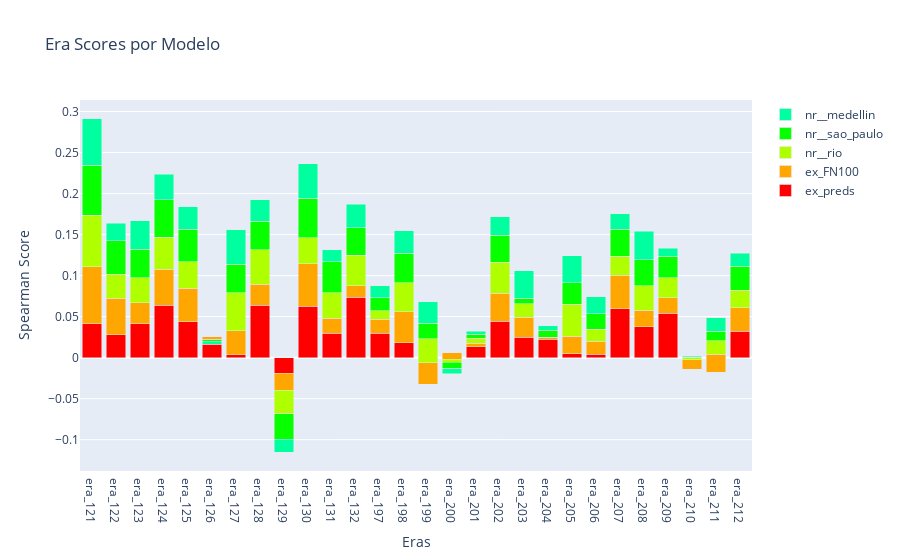

Notebook code for this chart:
### Code cell
visualize.plot_era_scores(df_era_scores_nr, models_nr)

### Figure 1 — Plotly figure (JSON) as saved in the notebook; plotly's stock layout.template omitted (floating-point values rounded to 4 significant figures)
{"data": [{"marker": {"color": "#ff0000"}, "name": "ex_preds", "type": "bar", "x": ["era_121", "era_122", "era_123", "era_124", "era_125", "era_126", "era_127", "era_128", "era_129", "era_130", "era_131", "era_132", "era_197", "era_198", "era_199", "era_200", "era_201", "era_202", "era_203", "era_204", "era_205", "era_206", "era_207", "era_208", "era_209", "era_210", "era_211", "era_212"], "y": [0.04122, 0.02795, 0.04119, 0.06374, 0.04369, 0.02531, 0.003283, 0.06384, -0.01921, 0.06259, 0.03004, 0.07336, 0.02969, 0.01808, -0.0326, 0.006095, 0.01311, 0.04451, 0.02495, 0.02231, 0.004548, 0.004437, 0.05977, 0.03781, 0.05433, -0.01395, -0.01785, 0.03191]}, {"marker": {"color": "#ffa700"}, "name": "ex_FN100", "type": "bar", "x": ["era_121", "era_122", "era_123", "era_124", "era_125", "era_126", "era_127", "era_128", "era_129", "era_130", "era_131", "era_132", "era_197", "era_198", "era_199", "era_200", "era_201", "era_202", "era_203", "era_204", "era_205", "era_206", "era_207", "era_208", "era_209", "era_210", "era_211", "era_212"], "y": [0.0694, 0.04444, 0.02576, 0.04398, 0.04085, -0.004362, 0.02924, 0.0254, -0.02066, 0.05166, 0.01804, 0.01417, 0.01703, 0.03807, 0.02629, -0.008028, 0.004412, 0.03413, 0.02413, 0.0044, 0.0217, 0.01536, 0.04059, 0.02006, 0.01844, 0.01122, 0.02189, 0.02897]}, {"marker": {"color": "#afff00"}, "name": "nr__rio", "type": "bar", "x": ["era_121", "era_122", "era_123", "era_124", "era_125", "era_126", "era_127", "era_128", "era_129", "era_130", "era_131", "era_132", "era_197", "era_198", "era_199", "era_200", "era_201", "era_202", "era_203", "era_204", "era_205", "era_206", "era_207", "era_208", "era_209", "era_210", "era_211", "era_212"], "y": [0.06311, 0.0292, 0.03055, 0.03889, 0.03208, 0.0005967, 0.04689, 0.0421, -0.02827, 0.032, 0.03096, 0.03749, 0.0104, 0.03519, 0.02923, -0.003714, 0.006261, 0.03786, 0.01685, -0.002073, 0.03878, 0.01477, 0.02336, 0.02954, 0.0246, 0.003568, 0.0166, 0.02139]}, {"marker": {"color": "#08ff00"}, "name": "nr__sao_paulo", "type": "bar", "x": ["era_121", "era_122", "era_123", "era_124", "era_125", "era_126", "era_127", "era_128", "era_129", "era_130", "era_131", "era_132", "era_197", "era_198", "era_199", "era_200", "era_201", "era_202", "era_203", "era_204", "era_205", "era_206", "era_207", "era_208", "era_209", "era_210", "era_211", "era_212"], "y": [0.06073, 0.04071, 0.03477, 0.04603, 0.03998, -0.004961, 0.0346, 0.035, -0.03146, 0.04793, 0.03766, 0.03306, 0.01615, 0.03589, 0.01909, -0.007733, 0.004591, 0.03255, 0.006337, 0.008884, 0.02623, 0.01866, 0.0325, 0.03204, 0.02598, -0.0002585, 0.01142, 0.02942]}, {"marker": {"color": "#00ff9f"}, "name": "nr__medellin", "type": "bar", "x": ["era_121", "era_122", "era_123", "era_124", "era_125", "era_126", "era_127", "era_128", "era_129", "era_130", "era_131", "era_132", "era_197", "era_198", "era_199", "era_200", "era_201", "era_202", "era_203", "era_204", "era_205", "era_206", "era_207", "era_208", "era_209", "era_210", "era_211", "era_212"], "y": [0.05698, 0.02169, 0.03486, 0.03066, 0.02762, 0.003343, 0.04205, 0.02642, -0.01597, 0.04234, 0.01456, 0.02899, 0.01412, 0.02722, 0.02632, -0.006211, 0.00381, 0.02284, 0.03377, 0.005401, 0.03306, 0.02085, 0.01931, 0.03451, 0.009942, 0.0013, 0.01647, 0.01582]}], "layout": {"barmode": "stack", "title": {"text": "Era Scores por Modelo"}, "xaxis": {"title": {"text": "Eras"}}, "yaxis": {"title": {"text": "Spearman Score"}}}}
